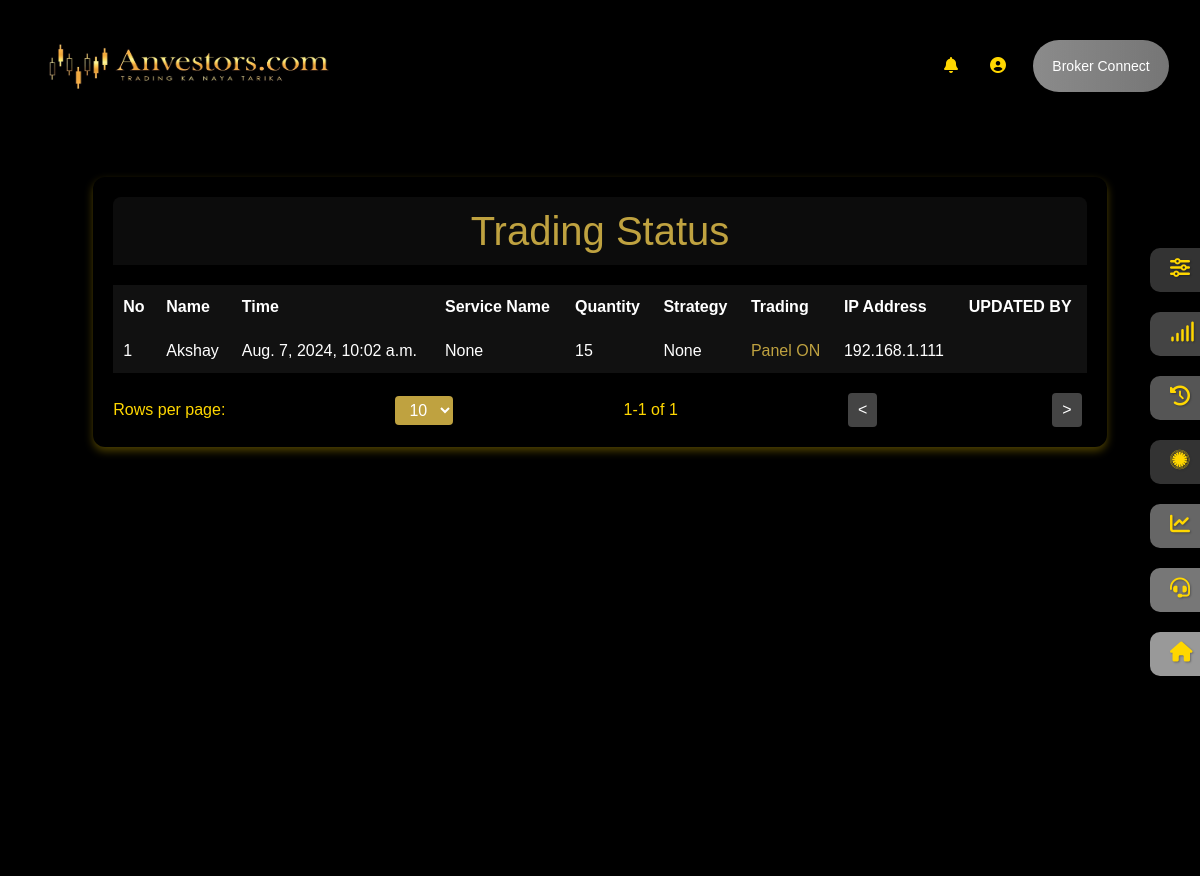
/accounts/client_status/ (signed in), run on the app's committed database.
### accounts/models.py (models this page shows)
class ind_clientDT(models.Model):
    clint_id = models.CharField(max_length=8, unique=True, default=uuid.uuid4().hex[:8])
    clint_name_first = models.CharField(max_length=50, blank=True, null=True)
    clint_name_last = models.CharField(max_length=50, blank=True, null=True)
    clint_email = models.EmailField(blank=True, null=True)
    clint_password = models.CharField(max_length=50,blank=True, null=True)
    clint_phone_number = models.CharField(max_length=15,blank=True, null=True)
    clint_verify_code = models.CharField(max_length=15,blank=True, null=True)
    clint_date_joined	= models.DateTimeField(verbose_name='date joined', default=None)
    clint_last_login= models.DateTimeField(verbose_name='last login',default=None)
    clint_is_staff= models.BooleanField(default=False)
    clint_status = models.CharField(max_length=15,blank=True, null=True)
    clint_plane = models.CharField(max_length=15,blank=True, null=True)
    client_Group = models.ForeignKey(GROUP, on_delete=models.SET_NULL, blank=True, null=True)
    broker = models.ForeignKey(BROKERS, on_delete=models.SET_NULL, blank=True, null=True)
    api_key = models.CharField(max_length=100, blank=True, null=True)
    client_id = models.CharField(max_length=100, blank=True, null=True)
    password = models.CharField(max_length=100, blank=True, null=True)
    secret_key = models.CharField(max_length=100, blank=True, null=True)
    created_at = models.DateTimeField(auto_now_add=True, blank=True, null=True)
    updated_at = models.DateTimeField(auto_now=True, blank=True, null=True)
    auth_token = models.CharField(max_length=1355, blank=True, null=True)  # Add this field
    feed_token = models.CharField(max_length=1355, blank=True, null=True)  # Add this field
    refresh_token = models.CharField(max_length=1355, blank=True, null=True)  # Add this field
    sub_admin_id = models.CharField(max_length=50, blank=True, null=True)
    service_name = models.CharField(max_length=100, blank=True, null=True)
    ip_address = models.GenericIPAddressField(blank=True, null=True)
    login_date_time = models.DateTimeField(blank=True, null=True)
    strategies = models.CharField(max_length=100, blank=True, null=True)
    Term_condition = models.BooleanField(default=False)
    telegram_number = models.CharField(max_length=15, blank=True, null=True)
    telegram_chat_id = models.CharField(max_length=15, blank=True, null=True)
    paid_paln = models.BooleanField(default=True, blank=True, null=True)

class Client_SYMBOL_QTY(models.Model):
    client_id = models.CharField(max_length=50, blank=True, null=True)
    SYMBOL = models.CharField(max_length=50, blank=True, null=True)
    QUANTITY = models.IntegerField(null=True, blank=True)
    Order_Type = models.CharField(max_length=50, blank=True, null=True)
    Product_Type = models.CharField(max_length=50, blank=True, null=True)
    Strategy = models.CharField(max_length=50, blank=True, null=True)
    trade = models.CharField(max_length=50, blank=True, null=True)
    created_at = models.DateTimeField(auto_now_add=True)

### accounts/views.py (the view)
# urls.py: path('client_status/', views.client_status, name="client_status" ),
def client_status(request):
    if 'clint_id' in request.session:
        user_id = request.session.get('clint_id')
        try:
            client_user = ind_clientDT.objects.get(clint_id=user_id)
            clients = ind_clientDT.objects.filter(clint_id=user_id)
            client_symbol_qty = Client_SYMBOL_QTY.objects.filter(client_id=user_id).first()
            st = ClientStatus.objects.filter(clint_id = user_id).order_by('-id')
            dt = {
                'client': clients,
                'client_user': client_user,
                'client_symbol_qty':client_symbol_qty,
                'st':st
            }
            return render(request, 'client_status.html', dt)
        except ind_clientDT.DoesNotExist:
            messages.error(request, 'Client does not exist.')
            return redirect('/')
    else:
        messages.error(request, 'Please log in.')
        return redirect('/')

### accounts/models.py (called while the page is built)
    def __str__(self):
        return self.broker_name

### templates/client_status.html (shortened to what this page needs)
{% extends 'client_base.html' %}
{% block main %}
<div class="container">
    <header>
        <h1>Trading Status</h1>
    </header>
    <table>
        <thead>
            <tr>
                <th>No</th>
                <th>Name</th>
                <th>Time</th>
                <th>Service Name</th>
                <th>Quantity</th>
                <th>Strategy</th>
                <th>Trading</th>
                <th>IP Address</th>
                <th>UPDATED BY</th>
            </tr>
        </thead>
        <tbody>
            {% for c in client %}
            <tr>
                <td>{{ forloop.counter }}</td>
                <td>{{c.clint_name_first}}</td>
                <td>{{c.login_date_time}}</td>
                <td>{{c.service_name}}</td>
                <td>{{client_symbol_qty.QUANTITY}}</td>
                <td>{{c.strategies}}</td>
                {% if c.clint_plane == 'Live' %}
                    <td style="color: #bfa240;">Panel ON</td>
                {% else %}
                    <td style="color:red;">Panel OFF</td>
                {% endif %}
                <td>{{c.ip_address}}</td>
                <td>{{ c.updated_by }}</td>
            </tr>
            {% endfor %}
        </tbody>
    </table>
    <div class="pagination">
        <span>Rows per page: </span>
        <select>
            <option>10</option>
        </select>
        <span>1-1 of 1</span>
        <button>&lt;</button>
        <button>&gt;</button>
    </div>
</div>
{% endblock %}

### templates/client_base.html (style rules this page uses)
body { background-color: #000; color: #FFD700; font-family: 'Poppins', sans-serif; overflow-x: hidden; text-align: center; }

### templates/client_status.html (style rules this page uses)
body { font-family: Arial, sans-serif; background-color: #000; margin: 0; padding: 0; }
.container { margin: 20px auto; width: 90%; background: #000000; padding: 20px; border-radius: 12px; box-shadow: 0 4px 8px rgba(255, 215, 0, 0.3); overflow-x: auto; }
header { background-color: #0c0c0c; padding: 10px; border-top-left-radius: 8px; border-top-right-radius: 8px; }
header h1 { margin: 0; color: #bfa240; }
table { width: 100%; border-collapse: collapse; }
thead { background-color: #bfa240; color: #000; }
th, td { padding: 10px; text-align: left; }
tr { background-color: #111; color: #fff; }
.pagination { display: flex; justify-content: space-between; align-items: center; margin-top: 20px; }
.pagination select, .pagination button { padding: 5px 10px; margin: 0 5px; background-color: #444; color: #fff; border: none; border-radius: 4px; }
.pagination select { background-color: #bfa240; }

### data on the page
ind_clientDT: clint_name_first "Akshay", login_date_time "Aug. 7, 2024, 10:02 a.m.", service_name "None", strategies "None", clint_plane "Panel ON", ip_address "192.168.1.111"
Client_SYMBOL_QTY: QUANTITY "15"
